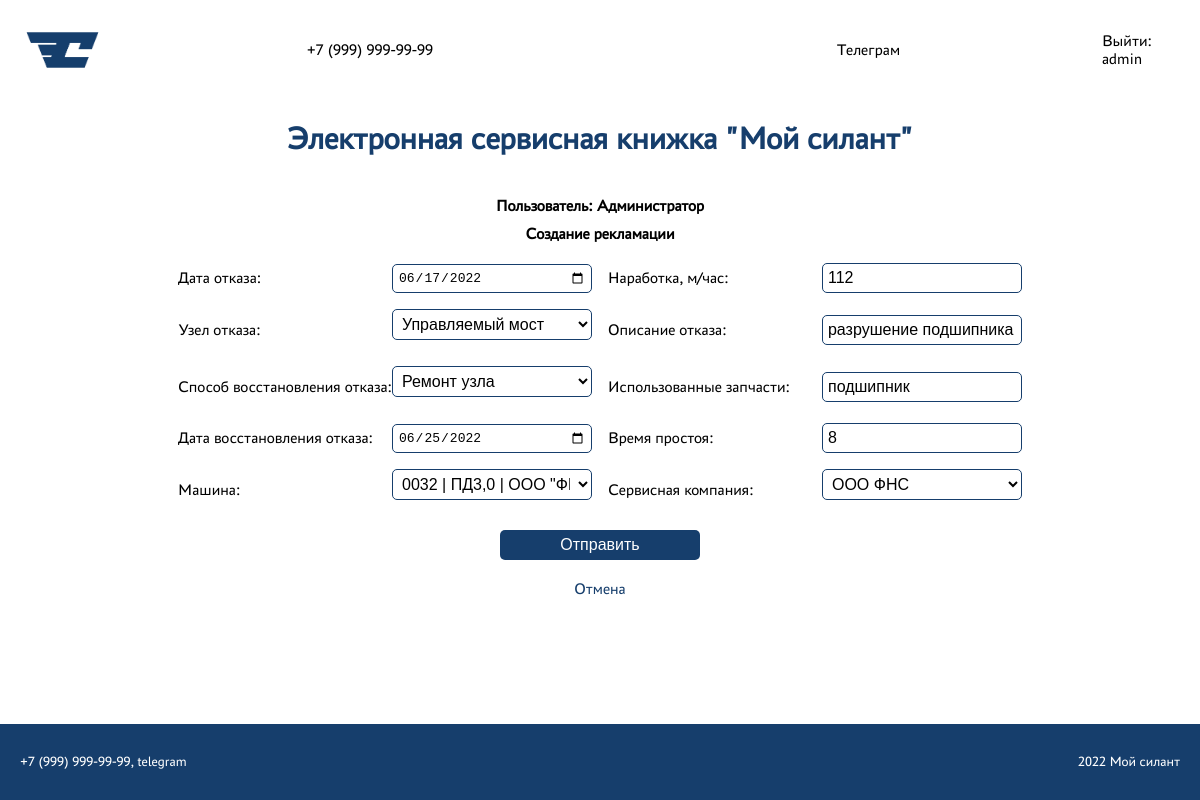
The app's page /complaints/update/9/ (signed in) with its own data.
### core/models.py (models this page shows, shortened)
class Complaint(models.Model):
    date_of_refusal = models.DateField(null=True, verbose_name='Дата отказа')
    operating_time = models.IntegerField(verbose_name='Наработка, м/час')
    failure_node = models.ForeignKey(FailureNode, on_delete=models.CASCADE, verbose_name='Узел отказа')
    description_of_failure = models.CharField(max_length=255, verbose_name='Описание отказа')
    recovery_method = models.ForeignKey(RecoveryMethod, on_delete=models.CASCADE, verbose_name='Способ восстановления отказа')
    parts_used = models.CharField(max_length=255, verbose_name='Использованные запчасти')
    recovery_date = models.DateField(null=True, verbose_name='Дата восстановления отказа')
    equipment_downtime = models.IntegerField(verbose_name='Время простоя')
    machine = models.ForeignKey(Machine, on_delete=models.CASCADE, verbose_name='Машина')
    service_company = models.ForeignKey(ServiceCompany, on_delete=models.CASCADE, verbose_name='Сервисная компания')
    class Meta:
        ordering = ['-date_of_refusal']

### core/views.py (the view)
# urls.py: path('complaints/update/<int:pk>/', ComplaintUpdateView.as_view(), name='complaint_update'),
@method_decorator(login_required, name="dispatch")
@method_decorator(
    permission_required("core.change_complaint", raise_exception=True),
    name="dispatch",
)
class ComplaintUpdateView(UpdateView):
    form_class = ComplaintForm
    model = Complaint
    template_name = "complaints/complaint_create.html"
    success_url = "/complaints/"

### core/forms.py
class ComplaintForm(forms.ModelForm):
    class Meta:
        model = Complaint
        fields = [
            "date_of_refusal",
            "operating_time",
            "failure_node",
            "description_of_failure",
            "recovery_method",
            "parts_used",
            "recovery_date",
            "equipment_downtime",
            "machine",
            "service_company",
        ]
        widgets = {
            "date_of_refusal": forms.DateInput(attrs={"type": "date"}),
            "recovery_date": forms.DateInput(attrs={"type": "date"}),
        }

### core/models.py (called while the page is built)
    def __str__(self):
        return self.name

    def __str__(self):
        return f'{self.serial_number_of_machine} | {self.model_of_equipment} | {self.client}'

### templates/complaints/complaint_create.html (shortened to what this page needs)
{% extends 'base.html' %}
{% block content %}
{% include 'forms/create_update_form.html' with title='рекламации' url='complaints_list' %}
{% endblock content %}

### templates/base.html (shortened to what this page needs)
<!DOCTYPE html>
<html lang="en">
  <head>
    {% load static %}
      <link href="{% static 'css/base.css' %}" rel="stylesheet" />
      <link href="{% static 'css/main/main.css' %}" rel="stylesheet" />
      <link href="{% static 'css/tabs/tabs.css' %}" rel="stylesheet" />
      <link href="{% static 'css/forms/create_forms.css' %}" rel="stylesheet" />
      <link href="{% static 'css/forms/login_forms.css' %}" rel="stylesheet" />
      <link href="{% static 'css/forms/filter_forms.css' %}" rel="stylesheet" />
      <link href="{% static 'css/modal/modal.css' %}" rel="stylesheet" />
  </head>
  <body>
    <nav>
        <div class="logo-signin-wrapper">
            <img src="{% static 'img/logo.jpg' %}">
            <div class="contact-container">
              <span>+7 (999) 999-99-99</span>
              <span>Телеграм</span>
            </div>
            {% if user.is_authenticated %}
            <a href="{% url 'account_logout' %}">Выйти: {{ user.username }}</a>
            {% else %}
            <a href="{% url 'account_login' %}">Авторизация</a>
            {% endif %}
        </div>
    </nav>
    <h1 class="title">Электронная сервисная книжка "Мой силант"</h1>
    <section class="main-section">
      <div class="user-info">
        {% if client %}
            <h1>Пользователь: {{ client }}</h1>
        {% elif username %}
            <h1>Пользователь: {{ username }}</h1>
        {% elif user.is_superuser %}
            <h1>Пользователь: Администратор</h1>
        {% else %}
            <h1>Пользователь: Гость</h1>
        {% endif %}
      </div>
      {% block content %}{% endblock %}
    </section>
    <footer>
        <div class="footer-wrapper">
            <span>+7 (999) 999-99-99, telegram</span>
            <span>2022 Мой силант</span>
        </div>
    </footer>
  </body>
</html>

### templates/forms/create_update_form.html (shortened to what this page needs)
<div class="create-form-wrapper">
    <h1>Создание {{ title }}</h1>
    <form action="" method="POST" class="create-form">
        <div class="labels-inputs">
            {{ form.as_p }}
        </div>
        <div class="submit-form-button">
            <button type="submit" class="sign-button sign-button-large">Отправить</button>
        </div>
    </form>
</div>
<div class="back">
    <a href="{% url url %}" class="back-href">Отмена</a>
</div>

### static/css/base.css (style rules this page uses)
* { margin: 0; padding: 0; border: 0; outline: 0; font-size: 100%; vertical-align: baseline; background: transparent; }
html, body { display: flex; flex-direction: column; align-items: center; height: 100%; width: 100%; font-family: 'PT Astra Sans', sans-serif; }
nav { background-color: white; width: 100%; display: flex; flex-direction: column; align-items: center; justify-content: space-between; align-items: center; color: black; }
.contact-container { display: flex; flex-direction: row; justify-content: space-around; align-items: center; width: 100%; }
.logo-signin-wrapper { display: flex; justify-content: space-between; align-items: center; width: 100%; }
.logo-signin-wrapper > img { height: 60px; padding: 20px 0 20px 20px; }
.logo-signin-wrapper > a { color: black; text-decoration: none; padding-right: 20px; }
.title { color: #163E6C; font-size: 32px; padding: 20px 0 20px 0; }
.main-section { display: flex; flex-direction: column; align-items: center; background-color: white; padding: 20px 0 0 0; margin-bottom: 20px; height: 200vh; }
footer { background-color: #163E6C; height: 100px; width: 100%; }
.footer-wrapper { color: white; font-size: 14px; display: flex; justify-content: space-between; align-items: center; width: 100%; height: 100%; }
.footer-wrapper > span { padding: 30px 20px 30px 20px; }

### static/css/main/main.css (style rules this page uses)
.user-info { display: flex; flex-direction: column; margin-bottom: 10px; }

### static/css/forms/create_forms.css (style rules this page uses)
.create-form-wrapper { display: flex; flex-direction: column; justify-content: center; align-items: center; }
.create-form { display: flex; flex-direction: column; justify-content: center; align-items: center; width: 100%; margin-top: 20px; }
.labels-inputs { display: grid; grid-template-columns: repeat(2, 1fr); grid-gap: 16px; }
.labels-inputs p { display: flex; justify-content: space-between; align-items: center; margin: 0; }
.labels-inputs p label, .labels-inputs p input { flex-basis: auto; }
.labels-inputs p input { width: 188px; border-radius: 5px; padding: 5px; background-color: white; border: 1px solid #163E6C; }

### static/css/forms/login_forms.css (style rules this page uses)
.sign-button { margin-top: 20px; margin-bottom: 20px; width: 100px; height: 30px; border-radius: 5px; padding: 5px; background-color: #163E6C; cursor: pointer; color: white; transition: 0.3s; }
.sign-button-large { width: 200px; }
.back-href { margin-top: 30px; cursor: pointer; color: #163E6C; text-decoration: none; transition: 0.3s; }

### static/css/forms/filter_forms.css (style rules this page uses)
div > input, select { border-radius: 5px; padding: 5px; background-color: white; border: 1px solid #163E6C; width: 300px; margin-bottom: 10px; width: 200px; }

### records on screen
Complaint: date_of_refusal "06/17/2022", operating_time "112", failure_node "Управляемый мост", description_of_failure "разрушение подшипника", recovery_method "Ремонт узла", parts_used "подшипник", recovery_date "06/25/2022", equipment_downtime "8", machine "0032 | ПД3,0 | ООО \"ФПК21\"", service_company "ООО ФНС"

### other values on screen
{{ user.username }} "admin"
{{ title }} "рекламации"
